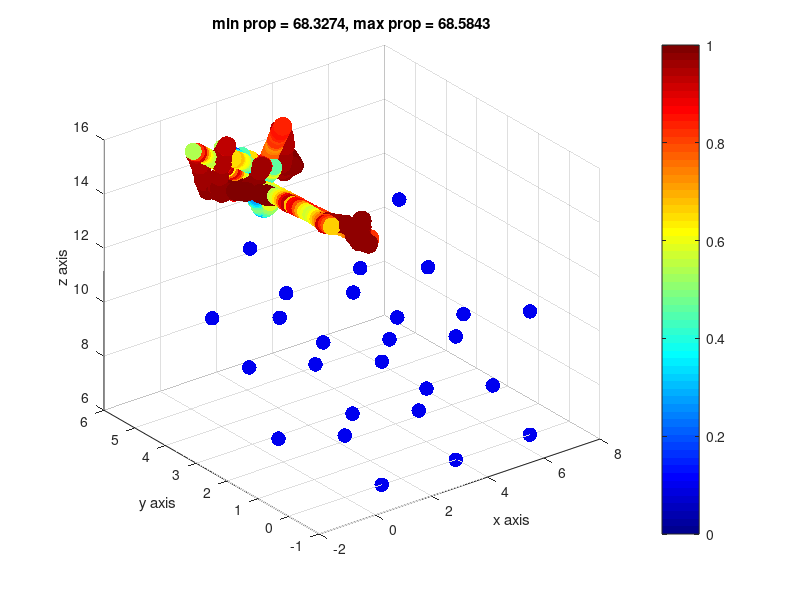

Recreate this plot in MATLAB.
format long
%%%%%%%%%%%%%%%%%%%%%%%%%%%%%%%%%%%%%%%%%%%%%%%%%%%%%%
%import the xyz data
%%%%%%%%%%%%%%%%%%%%%%%%%%%%%%%%%%%%%%%%%%%%%%%%%%%%%%
xyz_map  = importdata('xyz_map.dat');
prop_md  = importdata('properties.dat');
prop_qn  = importdata('properties_qn.dat');

prop     = [prop_md; prop_qn]/(-30.0);

min_prop   = min(prop);
max_prop   = max(prop);
col        = (prop - min_prop)/(max_prop - min_prop);

n_md = size(prop_md,1);
n_qn = size(prop_qn,1);

clear prop_md prop_qn
%%%%%%%%%%%%%%%%%%%%%%%%%%%%%%%%%%%%%%%%%%%%%%%%%%%%%%
h2o = xyz_map(:,82:90);
%%%%%%%%%%%%%%%%%%%%%%%%%%%%%%%%%%%%%%%%%%%%%%%%%%%%%%
cu = reshape(xyz_map(1,1:81).',[3,27]).';
structure = [h2o(:,1:3);cu];
property  = [col; ones(27,1)*0.1];
figure
scatter3(structure(:,1), structure(:,2), structure(:,3), (property+1)*100, property, 'fill')
xlabel('x axis')
ylabel('y axis')
zlabel('z axis')
title(['min prop = ' num2str(min_prop) ', max prop = ' num2str(max_prop)])
colormap(jet)
colorbar


ls = zeros(1,27);
dist_list = zeros(27,27);
for i = 1:27
 for j = 1:27
     ls(j) = norm((cu(i,:)-cu(j,:)));
 end
 dist_list(i,:) = sort(ls);
end
clear ls